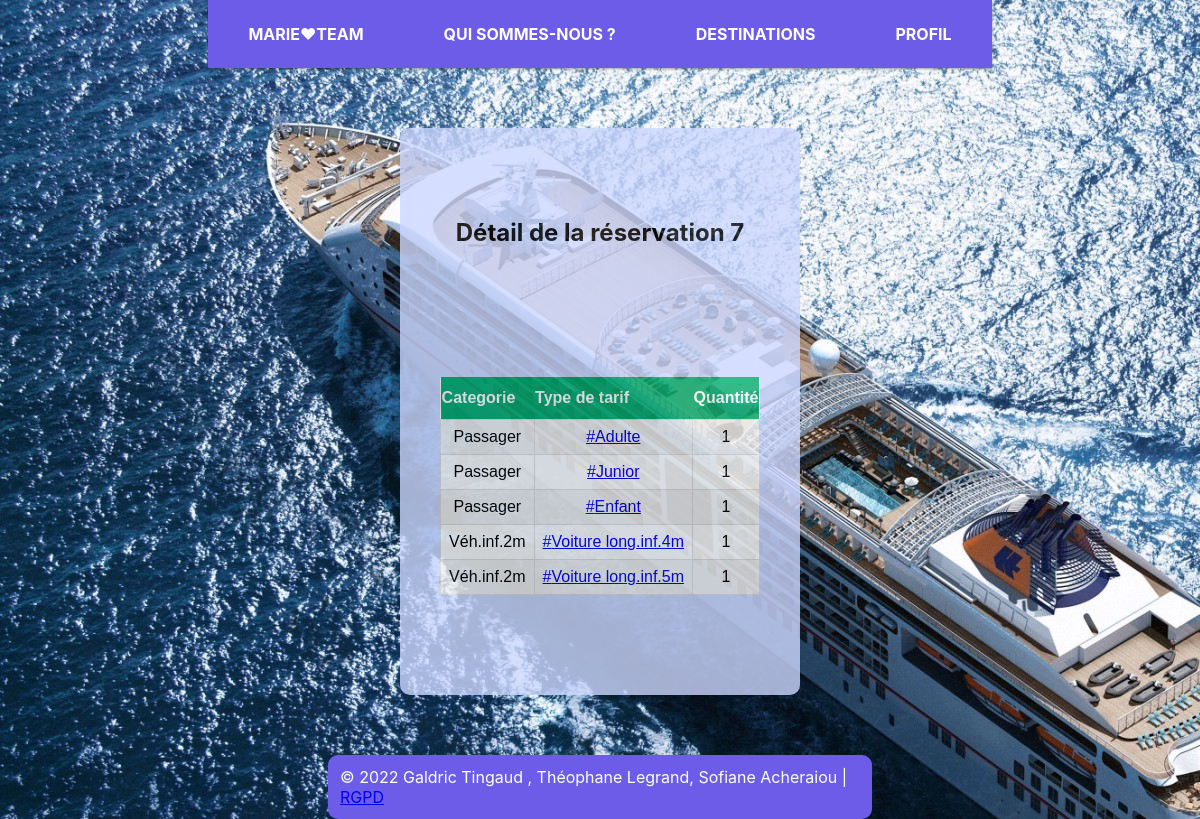
The page /?action=detail-reservation&idReservation=7 (signed in) on the database its author committed.
### tables this page shows
CREATE TABLE IF NOT EXISTS `reservation` (
  `IdReservation` int NOT NULL AUTO_INCREMENT,
  `DateReservation` datetime DEFAULT NULL,
  `IdClient` int NOT NULL,
  `numeroTraversee` int NOT NULL,
  PRIMARY KEY (`IdReservation`),
  KEY `IdClient` (`IdClient`),
  KEY `numeroTraversee` (`numeroTraversee`)
);

CREATE TABLE IF NOT EXISTS `categorie` (
  `IdCategorie` int NOT NULL,
  `libelleCategorie` varchar(50) DEFAULT NULL,
  PRIMARY KEY (`IdCategorie`)
);

CREATE TABLE IF NOT EXISTS `type` (
  `IdCategorie` int NOT NULL,
  `IdType` varchar(50) NOT NULL,
  `TypeTarif` varchar(50) DEFAULT NULL,
  PRIMARY KEY (`IdCategorie`,`IdType`)
);

CREATE TABLE IF NOT EXISTS `stocker` (
  `IdCategorie` int NOT NULL,
  `IdType` varchar(50) NOT NULL,
  `IdReservation` int NOT NULL,
  `Quantite` int DEFAULT NULL,
  PRIMARY KEY (`IdCategorie`,`IdType`,`IdReservation`),
  KEY `IdReservation` (`IdReservation`)
);

### index.php (called while the page is built, shortened)
<?php
include "getRacine.php";
if (isset($_GET["action"])){
    $action = $_GET["action"];
}
else{
    $action = "defaut";
}
$fichier = controleurPrincipal($action);
include "$racine/controleur/$fichier";
?>

### modele/reservation.inc.php (called while the page is built, shortened)
<?php
function getDetailReservationById($idReservation){
    $resultat = array();
    try {
        $co = connexionPDO();
        $query  =
            " SELECT reservation.IdReservation,reservation.DateReservation,stocker.Quantite,type.IdCategorie,".
            " type.IdType,type.TypeTarif,categorie.libelleCategorie".
            " FROM reservation,stocker,type,categorie".
            " WHERE reservation.IdReservation = stocker.IdReservation AND".
            " stocker.IdType = type.IdType AND".
            " stocker.IdCategorie = type.IdCategorie and".
            " type.IdCategorie = categorie.IdCategorie and".
            " reservation.IdReservation = :IdReservation";
        $req = $co->prepare($query);
        $req->bindValue(':IdReservation', $idReservation, PDO::PARAM_INT);
        $req->execute();
        $ligne = $req->fetch(PDO::FETCH_ASSOC);
        while ($ligne) {
            $resultat[] = $ligne;
            $ligne = $req->fetch(PDO::FETCH_ASSOC);
        }
    } catch (PDOException $e){
        print "Erreur !: " . $e->getMessage();
        die();
    } return $resultat;
}
?>

### vue/vueReservation.php (the view)
<section class='section'>
    <h1>Détail de la réservation <?php echo $idReservation?></h1><br><br><br><br><br><br>
    <div class='container'>
        <div class='content'>
            <?php
            if (count($listeDetailsReservation) > 0) {
                echo "<table id='reservations'>";
                echo "<tr><th>Categorie</th><th>Type de tarif</th><th>Quantité</th>";
                for ($i = 0; $i < count($listeDetailsReservation); $i++) {
                    echo "<tr>";
                    echo "<td>".$listeDetailsReservation[$i]['libelleCategorie']."</td>";
                    echo    "<td><a href=./?action=detail-reservation&TypeTarif=".
                        $listeDetailsReservation[$i]['TypeTarif']." title='Cliquez pour les détails du tarif'>#".
                        $listeDetailsReservation[$i]['TypeTarif'].
                        "</a></td>";
                    echo "<td>".$listeDetailsReservation[$i]['Quantite']."</td>";
                    echo "</tr>";
                }
                echo "</table>";
            }
            else {
                echo "PAS DE DETAIL DANS LA RESERVATION<br>";
            }
            ?>
        </div>
    </div>
</section>

### CSS/base.css (style rules this page uses)
h1 { text-align: center; margin: 0 auto; }
.section { max-width: 900px; border-radius: 10px; margin: 60px auto; padding: 90px 30px; background-color: #cdd8ff; opacity: 0.8; text-align: left; }
.container { position: relative; display: flex; justify-content: center; align-items: center; max-width: 700px; flex-wrap: wrap; z-index: 1; }
.container .content { padding: 10px; text-align: center; transition: 0.5s; }
table { background-color: white; border-radius: 2px; padding: 10px; }
tr:nth-child(even) { background-color: #ededed; }
#reservations { font-family: Arial, Helvetica, sans-serif; border-collapse: collapse; width: 100%; }
#reservations td, #customers th { border: 1px solid #ddd; padding: 8px; }
#reservations tr:nth-child(even) { background-color: #f2f2f2; }
#reservations th { padding-top: 12px; padding-bottom: 12px; text-align: left; background-color: #04AA6D; color: white; }

### rows shown on the page
reservation: categorie.libelleCategorie "Passager", type.TypeTarif "Adulte", stocker.Quantite "1", type.TypeTarif "Junior", type.TypeTarif "Enfant", categorie.libelleCategorie "Véh.inf.2m", type.TypeTarif "Voiture long.inf.4m", type.TypeTarif "Voiture long.inf.5m"

### other values the page prints
$idReservation "7"
